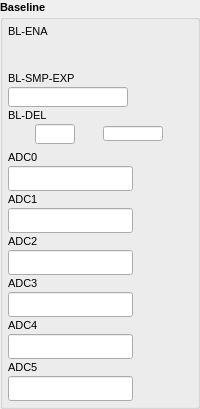
         <widget class="QGroupBox" name="groupBox_7">
          <property name="sizePolicy">
           <sizepolicy hsizetype="Fixed" vsizetype="Fixed">
            <horstretch>0</horstretch>
            <verstretch>0</verstretch>
           </sizepolicy>
          </property>
          <property name="minimumSize">
           <size>
            <width>0</width>
            <height>0</height>
           </size>
          </property>
          <property name="font">
           <font>
            <pointsize>8</pointsize>
            <weight>75</weight>
            <bold>true</bold>
           </font>
          </property>
          <property name="title">
           <string>Baseline</string>
          </property>
          <layout class="QVBoxLayout" name="verticalLayout_9">
           <property name="spacing">
            <number>1</number>
           </property>
           <property name="margin">
            <number>5</number>
           </property>
           <item>
            <widget class="QLabel" name="label_33">
             <property name="sizePolicy">
              <sizepolicy hsizetype="Preferred" vsizetype="Fixed">
               <horstretch>0</horstretch>
               <verstretch>0</verstretch>
              </sizepolicy>
             </property>
             <property name="minimumSize">
              <size>
               <width>0</width>
               <height>15</height>
              </size>
             </property>
             <property name="font">
              <font>
               <pointsize>8</pointsize>
               <weight>50</weight>
               <bold>false</bold>
              </font>
             </property>
             <property name="text">
              <string>BL-ENA</string>
             </property>
             <property name="alignment">
              <set>Qt::AlignLeading|Qt::AlignLeft|Qt::AlignVCenter</set>
             </property>
            </widget>
           </item>
           <item>
            <widget class="caChoice" name="caChoice_1">
             <property name="sizePolicy">
              <sizepolicy hsizetype="Fixed" vsizetype="Fixed">
               <horstretch>0</horstretch>
               <verstretch>0</verstretch>
              </sizepolicy>
             </property>
             <property name="minimumSize">
              <size>
               <width>120</width>
               <height>30</height>
              </size>
             </property>
             <property name="maximumSize">
              <size>
               <width>120</width>
               <height>30</height>
              </size>
             </property>
             <property name="channel" stdset="0">
              <string>$(DEV):BL-ENA</string>
             </property>
             <property name="foreground">
              <color>
               <red>0</red>
               <green>0</green>
               <blue>0</blue>
              </color>
             </property>
             <property name="background">
              <color>
               <red>187</red>
               <green>193</green>
               <blue>135</blue>
              </color>
             </property>
             <property name="colorMode">
              <enum>caChoice::Static</enum>
             </property>
             <property name="endBit">
              <number>1</number>
             </property>
            </widget>
           </item>
           <item>
            <widget class="QLabel" name="label_34">
             <property name="sizePolicy">
              <sizepolicy hsizetype="Preferred" vsizetype="Fixed">
               <horstretch>0</horstretch>
               <verstretch>0</verstretch>
              </sizepolicy>
             </property>
             <property name="minimumSize">
              <size>
               <width>0</width>
               <height>15</height>
              </size>
             </property>
             <property name="font">
              <font>
               <pointsize>8</pointsize>
               <weight>50</weight>
               <bold>false</bold>
              </font>
             </property>
             <property name="text">
              <string>BL-SMP-EXP</string>
             </property>
             <property name="alignment">
              <set>Qt::AlignLeading|Qt::AlignLeft|Qt::AlignVCenter</set>
             </property>
            </widget>
           </item>
           <item>
            <widget class="caTextEntry" name="caTextEntry_1">
             <property name="sizePolicy">
              <sizepolicy hsizetype="Fixed" vsizetype="Fixed">
               <horstretch>0</horstretch>
               <verstretch>0</verstretch>
              </sizepolicy>
             </property>
             <property name="minimumSize">
              <size>
               <width>120</width>
               <height>20</height>
              </size>
             </property>
             <property name="maximumSize">
              <size>
               <width>16777215</width>
               <height>20</height>
              </size>
             </property>
             <property name="alignment">
              <set>Qt::AlignRight|Qt::AlignTrailing|Qt::AlignVCenter</set>
             </property>
             <property name="channel" stdset="0">
              <string>$(DEV):BL-SMP-EXP</string>
             </property>
             <property name="foreground">
              <color>
               <red>0</red>
               <green>0</green>
               <blue>0</blue>
              </color>
             </property>
             <property name="background">
              <color>
               <red>187</red>
               <green>187</green>
               <blue>187</blue>
              </color>
             </property>
             <property name="colorMode">
              <enum>caLineEdit::Static</enum>
             </property>
             <property name="precisionMode">
              <enum>caLineEdit::Channel</enum>
             </property>
             <property name="limitsMode">
              <enum>caLineEdit::Channel</enum>
             </property>
             <property name="maxValue">
              <double>1.000000000000000</double>
             </property>
             <property name="minValue">
              <double>0.000000000000000</double>
             </property>
             <property name="fontScaleMode">
              <enum>caLineEdit::Height</enum>
             </property>
             <property name="formatType">
              <enum>caLineEdit::decimal</enum>
             </property>
            </widget>
           </item>
           <item>
            <widget class="QLabel" name="label_35">
             <property name="sizePolicy">
              <sizepolicy hsizetype="Preferred" vsizetype="Fixed">
               <horstretch>0</horstretch>
               <verstretch>0</verstretch>
              </sizepolicy>
             </property>
             <property name="minimumSize">
              <size>
               <width>0</width>
               <height>15</height>
              </size>
             </property>
             <property name="font">
              <font>
               <pointsize>8</pointsize>
               <weight>50</weight>
               <bold>false</bold>
              </font>
             </property>
             <property name="text">
              <string>BL-DEL</string>
             </property>
             <property name="alignment">
              <set>Qt::AlignLeading|Qt::AlignLeft|Qt::AlignVCenter</set>
             </property>
            </widget>
           </item>
           <item>
            <layout class="QHBoxLayout" name="horizontalLayout_11">
             <property name="leftMargin">
              <number>0</number>
             </property>
             <property name="topMargin">
              <number>0</number>
             </property>
             <item>
              <widget class="caTextEntry" name="caTextEntry_2">
               <property name="sizePolicy">
                <sizepolicy hsizetype="Fixed" vsizetype="Fixed">
                 <horstretch>0</horstretch>
                 <verstretch>0</verstretch>
                </sizepolicy>
               </property>
               <property name="minimumSize">
                <size>
                 <width>40</width>
                 <height>20</height>
                </size>
               </property>
               <property name="maximumSize">
                <size>
                 <width>40</width>
                 <height>20</height>
                </size>
               </property>
               <property name="alignment">
                <set>Qt::AlignRight|Qt::AlignTrailing|Qt::AlignVCenter</set>
               </property>
               <property name="channel" stdset="0">
                <string>$(DEV):BL-DEL</string>
               </property>
               <property name="foreground">
                <color>
                 <red>0</red>
                 <green>0</green>
                 <blue>0</blue>
                </color>
               </property>
               <property name="background">
                <color>
                 <red>187</red>
                 <green>187</green>
                 <blue>187</blue>
                </color>
               </property>
               <property name="colorMode">
                <enum>caLineEdit::Static</enum>
               </property>
               <property name="precisionMode">
                <enum>caLineEdit::Channel</enum>
               </property>
               <property name="limitsMode">
                <enum>caLineEdit::Channel</enum>
               </property>
               <property name="maxValue">
                <double>1.000000000000000</double>
               </property>
               <property name="minValue">
                <double>0.000000000000000</double>
               </property>
               <property name="fontScaleMode">
                <enum>caLineEdit::Height</enum>
               </property>
               <property name="formatType">
                <enum>caLineEdit::decimal</enum>
               </property>
              </widget>
             </item>
             <item>
              <widget class="caLineEdit" name="caLineEdit_12">
               <property name="minimumSize">
                <size>
                 <width>35</width>
                 <height>15</height>
                </size>
               </property>
               <property name="maximumSize">
                <size>
                 <width>60</width>
                 <height>15</height>
                </size>
               </property>
               <property name="alignment">
                <set>Qt::AlignAbsolute|Qt::AlignLeading|Qt::AlignLeft|Qt::AlignVCenter</set>
               </property>
               <property name="channel" stdset="0">
                <string>$(DEV):BL-DEL.EGU</string>
               </property>
               <property name="foreground">
                <color>
                 <red>0</red>
                 <green>0</green>
                 <blue>0</blue>
                </color>
               </property>
               <property name="background">
                <color>
                 <red>187</red>
                 <green>187</green>
                 <blue>187</blue>
                </color>
               </property>
               <property name="colorMode">
                <enum>caLineEdit::Static</enum>
               </property>
               <property name="precisionMode">
                <enum>caLineEdit::Channel</enum>
               </property>
               <property name="limitsMode">
                <enum>caLineEdit::Channel</enum>
               </property>
               <property name="maxValue">
                <double>1.000000000000000</double>
               </property>
               <property name="minValue">
                <double>0.000000000000000</double>
               </property>
               <property name="fontScaleMode">
                <enum>caLineEdit::Height</enum>
               </property>
               <property name="formatType">
                <enum>caLineEdit::decimal</enum>
               </property>
              </widget>
             </item>
            </layout>
           </item>
           <item>
            <spacer name="verticalSpacer_10">
             <property name="orientation">
              <enum>Qt::Vertical</enum>
             </property>
             <property name="sizeType">
              <enum>QSizePolicy::Fixed</enum>
             </property>
             <property name="sizeHint" stdset="0">
              <size>
               <width>120</width>
               <height>5</height>
              </size>
             </property>
            </spacer>
           </item>
           <item>
            <widget class="QLabel" name="label_36">
             <property name="sizePolicy">
              <sizepolicy hsizetype="Preferred" vsizetype="Fixed">
               <horstretch>0</horstretch>
               <verstretch>0</verstretch>
              </sizepolicy>
             </property>
             <property name="minimumSize">
              <size>
               <width>0</width>
               <height>15</height>
              </size>
             </property>
             <property name="font">
              <font>
               <pointsize>8</pointsize>
               <weight>50</weight>
               <bold>false</bold>
              </font>
             </property>
             <property name="text">
              <string>ADC0</string>
             </property>
             <property name="alignment">
              <set>Qt::AlignLeading|Qt::AlignLeft|Qt::AlignVCenter</set>
             </property>
            </widget>
           </item>
           <item>
            <widget class="caLineEdit" name="caLineEdit_4">
             <property name="sizePolicy">
              <sizepolicy hsizetype="Fixed" vsizetype="Fixed">
               <horstretch>0</horstretch>
               <verstretch>0</verstretch>
              </sizepolicy>
             </property>
             <property name="minimumSize">
              <size>
               <width>120</width>
               <height>15</height>
              </size>
             </property>
             <property name="font">
              <font>
               <family>Lucida Sans Typewriter</family>
               <pointsize>9</pointsize>
              </font>
             </property>
             <property name="alignment">
              <set>Qt::AlignAbsolute|Qt::AlignRight|Qt::AlignTrailing|Qt::AlignVCenter</set>
             </property>
             <property name="channel" stdset="0">
              <string notr="true">$(DEV):ADC0-BL</string>
             </property>
             <property name="foreground">
              <color>
               <red>153</red>
               <green>255</green>
               <blue>255</blue>
              </color>
             </property>
             <property name="background">
              <color>
               <red>187</red>
               <green>187</green>
               <blue>187</blue>
              </color>
             </property>
             <property name="colorMode">
              <enum>caLineEdit::Static</enum>
             </property>
             <property name="precisionMode">
              <enum>caLineEdit::Channel</enum>
             </property>
             <property name="limitsMode">
              <enum>caLineEdit::Channel</enum>
             </property>
             <property name="maxValue">
              <double>1.000000000000000</double>
             </property>
             <property name="minValue">
              <double>0.000000000000000</double>
             </property>
             <property name="fontScaleMode">
              <enum>caLineEdit::Height</enum>
             </property>
             <property name="formatType">
              <enum>caLineEdit::decimal</enum>
             </property>
            </widget>
           </item>
           <item>
            <widget class="QLabel" name="label_37">
             <property name="sizePolicy">
              <sizepolicy hsizetype="Preferred" vsizetype="Fixed">
               <horstretch>0</horstretch>
               <verstretch>0</verstretch>
              </sizepolicy>
             </property>
             <property name="minimumSize">
              <size>
               <width>0</width>
               <height>15</height>
              </size>
             </property>
             <property name="font">
              <font>
               <pointsize>8</pointsize>
               <weight>50</weight>
               <bold>false</bold>
              </font>
             </property>
             <property name="text">
              <string>ADC1</string>
             </property>
             <property name="alignment">
              <set>Qt::AlignLeading|Qt::AlignLeft|Qt::AlignVCenter</set>
             </property>
            </widget>
           </item>
           <item>
            <widget class="caLineEdit" name="caLineEdit_5">
             <property name="sizePolicy">
              <sizepolicy hsizetype="Fixed" vsizetype="Fixed">
               <horstretch>0</horstretch>
               <verstretch>0</verstretch>
              </sizepolicy>
             </property>
             <property name="minimumSize">
              <size>
               <width>120</width>
               <height>15</height>
              </size>
             </property>
             <property name="font">
              <font>
               <family>Lucida Sans Typewriter</family>
               <pointsize>9</pointsize>
              </font>
             </property>
             <property name="alignment">
              <set>Qt::AlignAbsolute|Qt::AlignRight|Qt::AlignTrailing|Qt::AlignVCenter</set>
             </property>
             <property name="channel" stdset="0">
              <string notr="true">$(DEV):ADC1-BL</string>
             </property>
             <property name="foreground">
              <color>
               <red>42</red>
               <green>99</green>
               <blue>228</blue>
              </color>
             </property>
             <property name="background">
              <color>
               <red>187</red>
               <green>187</green>
               <blue>187</blue>
              </color>
             </property>
             <property name="colorMode">
              <enum>caLineEdit::Static</enum>
             </property>
             <property name="precisionMode">
              <enum>caLineEdit::Channel</enum>
             </property>
             <property name="limitsMode">
              <enum>caLineEdit::Channel</enum>
             </property>
             <property name="maxValue">
              <double>1.000000000000000</double>
             </property>
             <property name="minValue">
              <double>0.000000000000000</double>
             </property>
             <property name="fontScaleMode">
              <enum>caLineEdit::Height</enum>
             </property>
             <property name="formatType">
              <enum>caLineEdit::decimal</enum>
             </property>
            </widget>
           </item>
           <item>
            <widget class="QLabel" name="label_38">
             <property name="sizePolicy">
              <sizepolicy hsizetype="Preferred" vsizetype="Fixed">
               <horstretch>0</horstretch>
               <verstretch>0</verstretch>
              </sizepolicy>
             </property>
             <property name="minimumSize">
              <size>
               <width>0</width>
               <height>15</height>
              </size>
             </property>
             <property name="font">
              <font>
               <pointsize>8</pointsize>
               <weight>50</weight>
               <bold>false</bold>
              </font>
             </property>
             <property name="text">
              <string>ADC2</string>
             </property>
             <property name="alignment">
              <set>Qt::AlignLeading|Qt::AlignLeft|Qt::AlignVCenter</set>
             </property>
            </widget>
           </item>
           <item>
            <widget class="caLineEdit" name="caLineEdit_2">
             <property name="sizePolicy">
              <sizepolicy hsizetype="Fixed" vsizetype="Fixed">
               <horstretch>0</horstretch>
               <verstretch>0</verstretch>
              </sizepolicy>
             </property>
             <property name="minimumSize">
              <size>
               <width>120</width>
               <height>15</height>
              </size>
             </property>
             <property name="font">
              <font>
               <family>Lucida Sans Typewriter</family>
               <pointsize>9</pointsize>
              </font>
             </property>
             <property name="alignment">
              <set>Qt::AlignAbsolute|Qt::AlignRight|Qt::AlignTrailing|Qt::AlignVCenter</set>
             </property>
             <property name="channel" stdset="0">
              <string>$(DEV):ADC2-BL</string>
             </property>
             <property name="foreground">
              <color>
               <red>0</red>
               <green>216</green>
               <blue>0</blue>
              </color>
             </property>
             <property name="background">
              <color>
               <red>187</red>
               <green>187</green>
               <blue>187</blue>
              </color>
             </property>
             <property name="colorMode">
              <enum>caLineEdit::Static</enum>
             </property>
             <property name="precisionMode">
              <enum>caLineEdit::Channel</enum>
             </property>
             <property name="limitsMode">
              <enum>caLineEdit::Channel</enum>
             </property>
             <property name="maxValue">
              <double>1.000000000000000</double>
             </property>
             <property name="minValue">
              <double>0.000000000000000</double>
             </property>
             <property name="fontScaleMode">
              <enum>caLineEdit::Height</enum>
             </property>
             <property name="formatType">
              <enum>caLineEdit::decimal</enum>
             </property>
            </widget>
           </item>
           <item>
            <widget class="QLabel" name="label_39">
             <property name="sizePolicy">
              <sizepolicy hsizetype="Preferred" vsizetype="Fixed">
               <horstretch>0</horstretch>
               <verstretch>0</verstretch>
              </sizepolicy>
             </property>
             <property name="minimumSize">
              <size>
               <width>0</width>
               <height>15</height>
              </size>
             </property>
             <property name="font">
              <font>
               <pointsize>8</pointsize>
               <weight>50</weight>
               <bold>false</bold>
              </font>
             </property>
             <property name="text">
              <string>ADC3</string>
             </property>
             <property name="alignment">
              <set>Qt::AlignLeading|Qt::AlignLeft|Qt::AlignVCenter</set>
             </property>
            </widget>
           </item>
           <item>
            <widget class="caLineEdit" name="caLineEdit_3">
             <property name="sizePolicy">
              <sizepolicy hsizetype="Fixed" vsizetype="Fixed">
               <horstretch>0</horstretch>
               <verstretch>0</verstretch>
              </sizepolicy>
             </property>
             <property name="minimumSize">
              <size>
               <width>120</width>
               <height>15</height>
              </size>
             </property>
             <property name="font">
              <font>
               <family>Lucida Sans Typewriter</family>
               <pointsize>9</pointsize>
              </font>
             </property>
             <property name="alignment">
              <set>Qt::AlignAbsolute|Qt::AlignRight|Qt::AlignTrailing|Qt::AlignVCenter</set>
             </property>
             <property name="channel" stdset="0">
              <string>$(DEV):ADC3-BL</string>
             </property>
             <property name="foreground">
              <color>
               <red>45</red>
               <green>127</green>
               <blue>0</blue>
              </color>
             </property>
             <property name="background">
              <color>
               <red>187</red>
               <green>187</green>
               <blue>187</blue>
              </color>
             </property>
             <property name="colorMode">
              <enum>caLineEdit::Static</enum>
             </property>
             <property name="precisionMode">
              <enum>caLineEdit::Channel</enum>
             </property>
             <property name="limitsMode">
              <enum>caLineEdit::Channel</enum>
             </property>
             <property name="maxValue">
              <double>1.000000000000000</double>
             </property>
             <property name="minValue">
              <double>0.000000000000000</double>
             </property>
             <property name="fontScaleMode">
              <enum>caLineEdit::Height</enum>
             </property>
             <property name="formatType">
              <enum>caLineEdit::decimal</enum>
             </property>
            </widget>
           </item>
           <item>
            <widget class="QLabel" name="label_40">
             <property name="sizePolicy">
              <sizepolicy hsizetype="Preferred" vsizetype="Fixed">
               <horstretch>0</horstretch>
               <verstretch>0</verstretch>
              </sizepolicy>
             </property>
             <property name="minimumSize">
              <size>
               <width>0</width>
               <height>15</height>
              </size>
             </property>
             <property name="font">
              <font>
               <pointsize>8</pointsize>
               <weight>50</weight>
               <bold>false</bold>
              </font>
             </property>
             <property name="text">
              <string>ADC4</string>
             </property>
             <property name="alignment">
              <set>Qt::AlignLeading|Qt::AlignLeft|Qt::AlignVCenter</set>
             </property>
            </widget>
           </item>
           <item>
            <widget class="caLineEdit" name="caLineEdit_0">
             <property name="sizePolicy">
              <sizepolicy hsizetype="Fixed" vsizetype="Fixed">
               <horstretch>0</horstretch>
               <verstretch>0</verstretch>
              </sizepolicy>
             </property>
             <property name="minimumSize">
              <size>
               <width>120</width>
               <height>15</height>
              </size>
             </property>
             <property name="font">
              <font>
               <family>Lucida Sans Typewriter</family>
               <pointsize>9</pointsize>
              </font>
             </property>
             <property name="alignment">
              <set>Qt::AlignAbsolute|Qt::AlignRight|Qt::AlignTrailing|Qt::AlignVCenter</set>
             </property>
             <property name="channel" stdset="0">
              <string notr="true">$(DEV):ADC4-BL</string>
             </property>
             <property name="foreground">
              <color>
               <red>253</red>
               <green>0</green>
               <blue>0</blue>
              </color>
             </property>
             <property name="background">
              <color>
               <red>187</red>
               <green>187</green>
               <blue>187</blue>
              </color>
             </property>
             <property name="colorMode">
              <enum>caLineEdit::Static</enum>
             </property>
             <property name="precisionMode">
              <enum>caLineEdit::Channel</enum>
             </property>
             <property name="limitsMode">
              <enum>caLineEdit::Channel</enum>
             </property>
             <property name="maxValue">
              <double>1.000000000000000</double>
             </property>
             <property name="minValue">
              <double>0.000000000000000</double>
             </property>
             <property name="fontScaleMode">
              <enum>caLineEdit::Height</enum>
             </property>
             <property name="formatType">
              <enum>caLineEdit::decimal</enum>
             </property>
            </widget>
           </item>
           <item>
            <widget class="QLabel" name="label_41">
             <property name="sizePolicy">
              <sizepolicy hsizetype="Preferred" vsizetype="Fixed">
               <horstretch>0</horstretch>
               <verstretch>0</verstretch>
              </sizepolicy>
             </property>
             <property name="minimumSize">
              <size>
               <width>0</width>
               <height>15</height>
              </size>
             </property>
             <property name="font">
              <font>
               <pointsize>8</pointsize>
               <weight>50</weight>
               <bold>false</bold>
              </font>
             </property>
             <property name="text">
              <string>ADC5</string>
             </property>
             <property name="alignment">
              <set>Qt::AlignLeading|Qt::AlignLeft|Qt::AlignVCenter</set>
             </property>
            </widget>
           </item>
           <item>
            <widget class="caLineEdit" name="caLineEdit_1">
             <property name="sizePolicy">
              <sizepolicy hsizetype="Fixed" vsizetype="Fixed">
               <horstretch>0</horstretch>
               <verstretch>0</verstretch>
              </sizepolicy>
             </property>
             <property name="minimumSize">
              <size>
               <width>120</width>
               <height>15</height>
              </size>
             </property>
             <property name="font">
              <font>
               <family>Lucida Sans Typewriter</family>
               <pointsize>9</pointsize>
              </font>
             </property>
             <property name="alignment">
              <set>Qt::AlignAbsolute|Qt::AlignRight|Qt::AlignTrailing|Qt::AlignVCenter</set>
             </property>
             <property name="channel" stdset="0">
              <string notr="true">$(DEV):ADC5-BL</string>
             </property>
             <property name="foreground">
              <color>
               <red>160</red>
               <green>18</green>
               <blue>7</blue>
              </color>
             </property>
             <property name="background">
              <color>
               <red>187</red>
               <green>187</green>
               <blue>187</blue>
              </color>
             </property>
             <property name="colorMode">
              <enum>caLineEdit::Static</enum>
             </property>
             <property name="precisionMode">
              <enum>caLineEdit::Channel</enum>
             </property>
             <property name="limitsMode">
              <enum>caLineEdit::Channel</enum>
             </property>
             <property name="maxValue">
              <double>1.000000000000000</double>
             </property>
             <property name="minValue">
              <double>0.000000000000000</double>
             </property>
             <property name="fontScaleMode">
              <enum>caLineEdit::Height</enum>
             </property>
             <property name="formatType">
              <enum>caLineEdit::decimal</enum>
             </property>
            </widget>
           </item>
          </layout>
         </widget>
